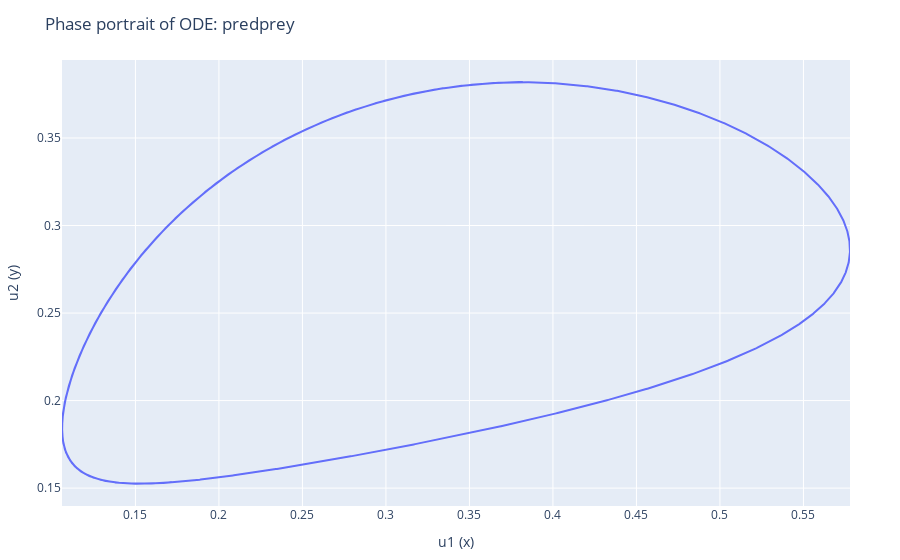

Source (notebook cell):
### Markdown cell above
Notice how as long as the time is greater than the period, you'll always see the same shape. This is because the ODE is stuck in a periodic solution, and can't get out! We can plot the other limit clycle initial condition as well, to see if it matches:

### Code cell
plot_phase_portrait(predprey, u0_1, 0:0.01:30, ["u1 (x)" "u2 (y)"])

### Figure 1 — Plotly figure (JSON) as saved in the notebook; plotly's stock layout.template omitted (floating-point values rounded to 4 significant figures; data arrays with more than 128 entries replaced by an {"elided": "..."} marker saying what was removed)
{"data": [{"mode": "lines", "type": "scatter", "x": {"elided": "3001 float values"}, "y": {"elided": "3001 float values"}}], "layout": {"margin": {"b": 50, "l": 50, "r": 50, "t": 60}, "title": "Phase portrait of ODE: predprey", "xaxis": {"title": {"text": "u1 (x)"}}, "yaxis": {"title": {"text": "u2 (y)"}}}}
